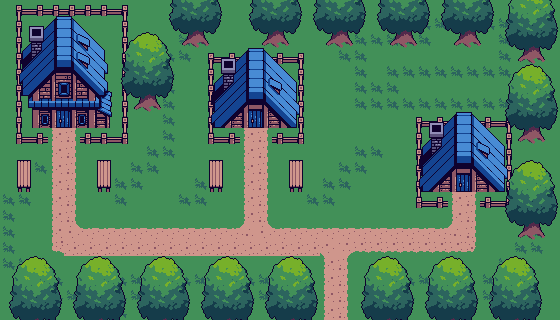

This is a level from a 2D game, rendered from its Tiled map with the project's own tilesets. A one-line summary and the map file follow, with tile-layer data summarised:
An orthogonal 35x20 tile map with 16x16 px tiles, 4 tile layers (BgGrass, BgDecoration, BgHouse, BgTrees), 5 tilesets and 23 objects (4x me.Trigger, EntPlayer, EntEnemySpawn).

<map version="1.8" tiledversion="1.8.5" orientation="orthogonal" renderorder="right-down" width="35" height="20" tilewidth="16" tileheight="16" infinite="0" nextlayerid="9" nextobjectid="43">
 <tileset firstgid="1" source="tilesets/BgTileset.tsx" />
 <tileset firstgid="92" source="tilesets/ObjTileset.tsx" />
 <tileset firstgid="134" source="tilesets/Building2.tsx" />
 <tileset firstgid="164" source="tilesets/Trees.tsx" />
 <tileset firstgid="184" source="tilesets/table_2.tsx" />
 <layer id="1" name="BgGrass" width="35" height="20">
  <data>[700 cells, 700 non-empty, 13 distinct tile ids]</data>
 </layer>
 <layer id="3" name="BgDecoration" width="35" height="20">
  <data>[700 cells, 169 non-empty, 14 distinct tile ids]</data>
 </layer>
 <layer id="2" name="BgHouse" width="35" height="20">
  <data>[700 cells, 102 non-empty, 72 distinct tile ids]</data>
 </layer>
 <layer id="4" name="BgTrees" width="35" height="20">
  <data>[700 cells, 264 non-empty, 20 distinct tile ids]</data>
 </layer>
 <objectgroup color="#26a269" id="7" name="Entities">
  <object id="1" name="EntPlayer" x="256" y="184" width="16" height="8" />
  <object id="3" name="me.Trigger" x="448" y="176" width="32" height="8">
   <properties>
    <property name="duration" type="int" value="500" />
    <property name="to" value="room13" />
   </properties>
  </object>
  <object id="5" name="me.Trigger" x="320" y="312" width="32" height="8">
   <properties>
    <property name="color" value="#fff" />
    <property name="duration" type="int" value="500" />
    <property name="to" value="room02" />
   </properties>
  </object>
  <object id="6" name="me.Trigger" x="240" y="112" width="32" height="8">
   <properties>
    <property name="duration" type="int" value="500" />
    <property name="to" value="room12" />
   </properties>
  </object>
  <object id="8" name="me.Trigger" x="48" y="112" width="32" height="8">
   <properties>
    <property name="duration" type="int" value="500" />
    <property name="to" value="room11" />
   </properties>
  </object>
  <object id="40" name="EntEnemySpawn" x="304" y="48" width="112" height="160">
   <properties>
    <property name="rate" type="float" value="100" />
   </properties>
  </object>
 </objectgroup>
 <objectgroup id="8" name="Collision">
  <object id="11" x="0" y="248" width="320" height="72" />
  <object id="13" x="416" y="104" width="84" height="72" />
  <object id="14" x="416" y="176" width="32" height="32" />
  <object id="15" x="480" y="176" width="20" height="32" />
  <object id="16" x="208" y="112" width="32" height="32" />
  <object id="17" x="272" y="112" width="32" height="32" />
  <object id="18" x="208" y="144" width="16" height="48" />
  <object id="31" x="288" y="144" width="16" height="48" />
  <object id="26" x="96" y="144" width="16" height="48" />
  <object id="27" x="16" y="144" width="16" height="48" />
  <object id="28" x="352" y="248" width="208" height="72" />
  <object id="29" x="16" y="112" width="32" height="32" />
  <object id="30" x="80" y="112" width="48" height="32" />
  <object id="36" x="16" y="0" width="288" height="112" />
  <object id="39" x="304" y="0" width="196" height="48" />
  <object id="37" x="500" y="0" width="60" height="248" />
  <object id="38" x="0" y="0" width="16" height="248" />
 </objectgroup>
</map>
